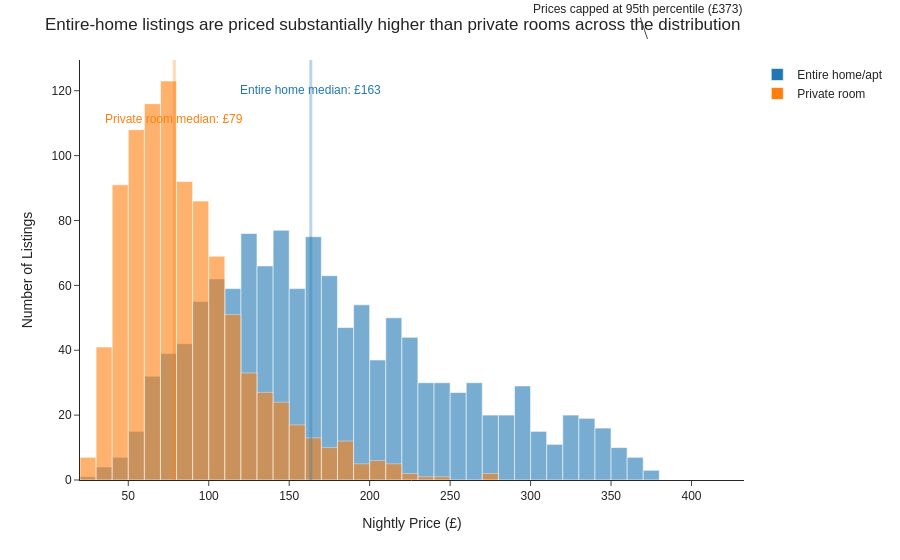

Notebook code cell kept with this figure:
### Markdown cell above
## Task 1 — Histogram: price by room type (overlapping distributions)

**What to build:** A histogram showing price distributions for **Entire home/apt vs Private room** (exclude Shared room — too few observations) overlaid on the same chart.

**Requirements:**
- Both room types on the same chart (use `color='room_type'`)
- `barmode='overlay'` with `opacity=0.6` so both distributions are visible
- A vertical line for the median of EACH room type, differently coloured
- Insight title comparing the two distributions

> 💡 `df_cap[df_cap['room_type'].isin(['Entire home/apt','Private room'])]`

### Code cell
# Task 1
# YOUR CODE HERE
import plotly.express as px

# Keep only the two room types
hist_df = df_cap[
    df_cap['room_type'].isin(['Entire home/apt', 'Private room'])
]

# Calculate medians
entire_median = hist_df.loc[
    hist_df['room_type'] == 'Entire home/apt',
    'price'
].median()

private_median = hist_df.loc[
    hist_df['room_type'] == 'Private room',
    'price'
].median()

# Histogram
fig = px.histogram(
    hist_df,
    x='price',
    color='room_type',
    barmode='overlay',
    opacity=0.6,
    nbins=40,
    color_discrete_map={
        'Entire home/apt': '#1f77b4',
        'Private room': '#ff7f0e'
    }
)

# Median line - Entire home
fig.add_vline(
    x=entire_median,
    line_color='#1f77b4',
    line_width=3
)

fig.add_annotation(
    x=entire_median,
    y=0.95,
    yref='paper',
    text=f'Entire home median: £{entire_median:.0f}',
    showarrow=False,
    font=dict(color='#1f77b4')
)

# Median line - Private room
fig.add_vline(
    x=private_median,
    line_color='#ff7f0e',
    line_width=3
)

fig.add_annotation(
    x=private_median,
    y=0.88,
    yref='paper',
    text=f'Private room median: £{private_median:.0f}',
    showarrow=False,
    font=dict(color='#ff7f0e')
)

# 95th percentile cap annotation
fig.add_annotation(
    x=p95,
    y=1.05,
    yref='paper',
    text=f'Prices capped at 95th percentile (£{p95:.0f})',
    showarrow=True
)

fig.update_layout(
    title='Entire-home listings are priced substantially higher than private rooms across the distribution',
    template='simple_white',
    font=dict(family='Arial'),
    xaxis_title='Nightly Price (£)',
    yaxis_title='Number of Listings',
    legend_title=''
)

fig.show()

### Figure 1 — Plotly figure (JSON) as saved in the notebook; plotly's stock layout.template omitted (floating-point values rounded to 4 significant figures; data arrays with more than 128 entries replaced by an {"elided": "..."} marker saying what was removed)
{"data": [{"bingroup": "x", "hovertemplate": "room_type=Entire home/apt<br>price=%{x}<br>count=%{y}<extra></extra>", "legendgroup": "Entire home/apt", "marker": {"color": "#1f77b4", "opacity": 0.6, "pattern": {"shape": ""}}, "name": "Entire home/apt", "nbinsx": 40, "orientation": "v", "showlegend": true, "type": "histogram", "x": {"elided": "1251 float values"}, "xaxis": "x", "yaxis": "y"}, {"bingroup": "x", "hovertemplate": "room_type=Private room<br>price=%{x}<br>count=%{y}<extra></extra>", "legendgroup": "Private room", "marker": {"color": "#ff7f0e", "opacity": 0.6, "pattern": {"shape": ""}}, "name": "Private room", "nbinsx": 40, "orientation": "v", "showlegend": true, "type": "histogram", "x": {"elided": "942 float values"}, "xaxis": "x", "yaxis": "y"}], "layout": {"annotations": [{"font": {"color": "#1f77b4"}, "showarrow": false, "text": "Entire home median: £163", "x": 163.4, "y": 0.95, "yref": "paper"}, {"font": {"color": "#ff7f0e"}, "showarrow": false, "text": "Private room median: £79", "x": 78.57, "y": 0.88, "yref": "paper"}, {"showarrow": true, "text": "Prices capped at 95th percentile (£373)", "x": 372.7, "y": 1.05, "yref": "paper"}], "barmode": "overlay", "font": {"family": "Arial"}, "legend": {"title": {"text": ""}, "tracegroupgap": 0}, "margin": {"t": 60}, "shapes": [{"line": {"color": "#1f77b4", "width": 3}, "type": "line", "x0": 163.4, "x1": 163.4, "xref": "x", "y0": 0, "y1": 1, "yref": "y domain"}, {"line": {"color": "#ff7f0e", "width": 3}, "type": "line", "x0": 78.57, "x1": 78.57, "xref": "x", "y0": 0, "y1": 1, "yref": "y domain"}], "title": {"text": "Entire-home listings are priced substantially higher than private rooms across the distribution"}, "xaxis": {"anchor": "y", "domain": [0, 1], "title": {"text": "Nightly Price (£)"}}, "yaxis": {"anchor": "x", "domain": [0, 1], "title": {"text": "Number of Listings"}}}}
